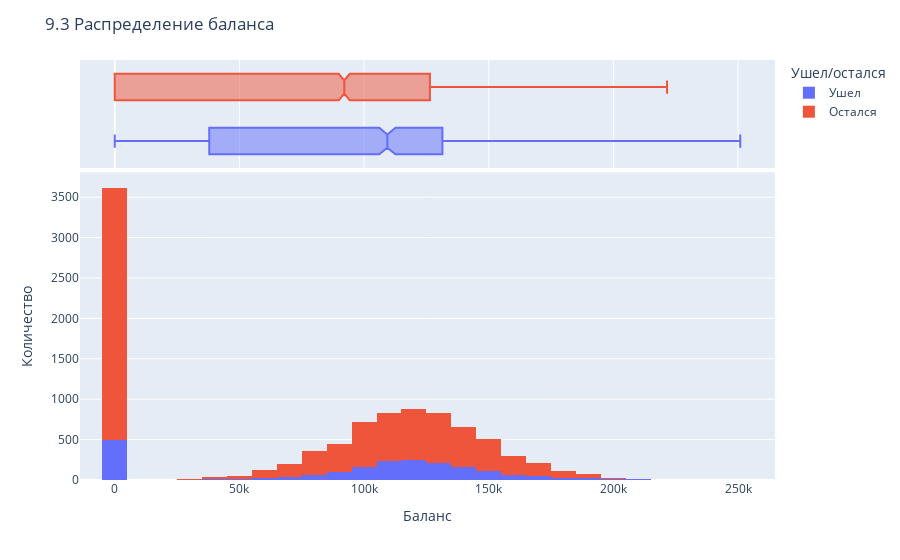

The notebook cell this image was saved under:
### Markdown cell above
Судя по графику мы видем,что основной баланс от 100000 до 125000

### Code cell
churn_data['Ушел/остался'] = churn_data['Exited'].apply(lambda x: 'Ушел' if x == 1 else "Остался")

fig = px.histogram(churn_data, x='Balance',  
                   nbins=30,
                  marginal="box",
                  color = 'Ушел/остался')
                
fig.update_layout(
title_text = '9.3 Распределение баланса',
    xaxis_title_text='Баланс',
    yaxis_title_text='Количество'
)
fig.show()

### Figure 1 — Plotly figure (JSON) as saved in the notebook; plotly's stock layout.template omitted (floating-point values rounded to 4 significant figures; data arrays with more than 128 entries replaced by an {"elided": "..."} marker saying what was removed)
{"data": [{"alignmentgroup": "True", "bingroup": "x", "hovertemplate": "Ушел/остался=Ушел<br>Balance=%{x}<br>count=%{y}<extra></extra>", "legendgroup": "Ушел", "marker": {"color": "#636efa", "pattern": {"shape": ""}}, "name": "Ушел", "nbinsx": 30, "offsetgroup": "Ушел", "orientation": "v", "showlegend": true, "type": "histogram", "x": {"elided": "2037 float values"}, "xaxis": "x", "yaxis": "y"}, {"alignmentgroup": "True", "hovertemplate": "Ушел/остался=Ушел<br>Balance=%{x}<extra></extra>", "legendgroup": "Ушел", "marker": {"color": "#636efa"}, "name": "Ушел", "notched": true, "offsetgroup": "Ушел", "showlegend": false, "type": "box", "x": {"elided": "2037 float values"}, "xaxis": "x2", "yaxis": "y2"}, {"alignmentgroup": "True", "bingroup": "x", "hovertemplate": "Ушел/остался=Остался<br>Balance=%{x}<br>count=%{y}<extra></extra>", "legendgroup": "Остался", "marker": {"color": "#EF553B", "pattern": {"shape": ""}}, "name": "Остался", "nbinsx": 30, "offsetgroup": "Остался", "orientation": "v", "showlegend": true, "type": "histogram", "x": {"elided": "7963 float values"}, "xaxis": "x", "yaxis": "y"}, {"alignmentgroup": "True", "hovertemplate": "Ушел/остался=Остался<br>Balance=%{x}<extra></extra>", "legendgroup": "Остался", "marker": {"color": "#EF553B"}, "name": "Остался", "notched": true, "offsetgroup": "Остался", "showlegend": false, "type": "box", "x": {"elided": "7963 float values"}, "xaxis": "x2", "yaxis": "y2"}], "layout": {"barmode": "relative", "legend": {"title": {"text": "Ушел/остался"}, "tracegroupgap": 0}, "margin": {"t": 60}, "title": {"text": "9.3 Распределение баланса"}, "xaxis": {"anchor": "y", "domain": [0, 1], "title": {"text": "Баланс"}}, "xaxis2": {"anchor": "y2", "domain": [0, 1], "matches": "x", "showgrid": true, "showticklabels": false}, "yaxis": {"anchor": "x", "domain": [0, 0.7326], "title": {"text": "Количество"}}, "yaxis2": {"anchor": "x2", "domain": [0.7426, 1], "matches": "y2", "showgrid": false, "showline": false, "showticklabels": false, "ticks": ""}}}
